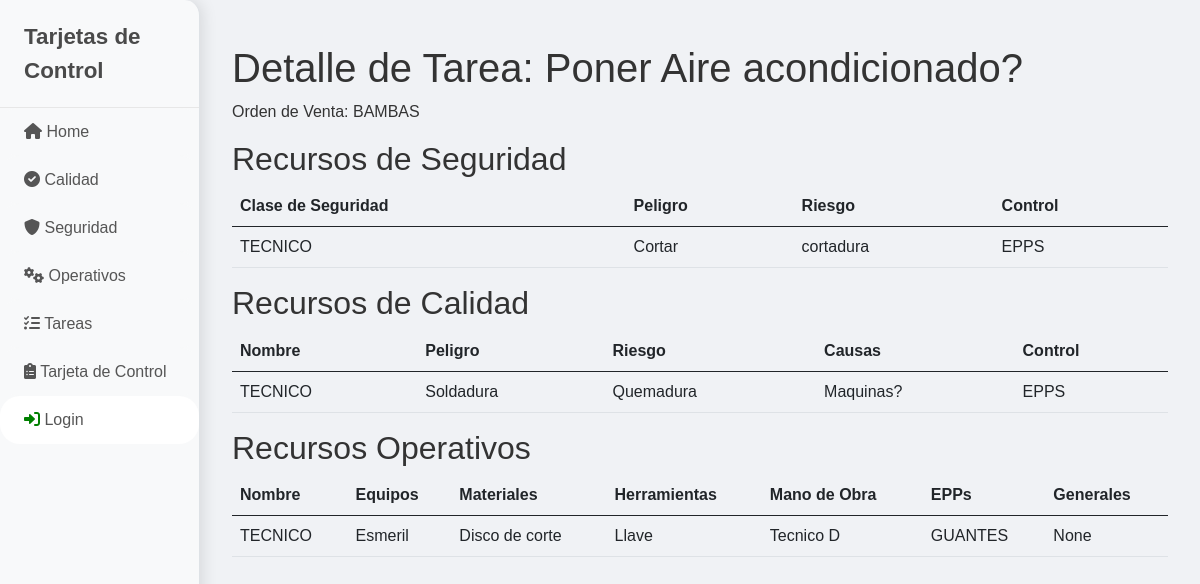
Screenshot of /tareas/tareas/1/ with the database file from the repository.
### modelos/models.py (models this page shows, shortened)
class Tarea(models.Model):
    verbo = models.CharField(max_length=100)
    objeto = models.CharField(max_length=100)
    orden_de_venta = models.CharField(max_length=100, null=True, blank=True)
    recurso_seguridad = models.ManyToManyField(RecursoSeguridad, related_name='tareas', blank=True)
    recurso_calidad = models.ManyToManyField(RecursoCalidad, related_name='tareas', blank=True)
    recurso_operativo = models.ManyToManyField(RecursoOperativo, related_name='tareas', blank=True)

class RecursoSeguridad(models.Model):
    clase_seguridad = models.CharField(max_length=100, blank=True, null=True)
    seguridad_peligro = models.CharField(max_length=100, blank=True, null=True)
    seguridad_riesgo = models.CharField(max_length=100, blank=True, null=True)
    seguridad_control = models.CharField(max_length=100, blank=True, null=True)

class RecursoCalidad(models.Model):
    nombre = models.CharField(max_length=100, blank=True, null=True)
    calidad_peligro = models.CharField(max_length=100, blank=True, null=True)
    calidad_riesgo = models.CharField(max_length=100, blank=True, null=True)
    calidad_causas = models.CharField(max_length=100, blank=True, null=True)
    calidad_control = models.CharField(max_length=100, blank=True, null=True)

class RecursoOperativo(models.Model):
    nombre = models.CharField(max_length=100, blank=True, null=True)
    operativo_equipos = models.CharField(max_length=100, blank=True, null=True)
    operativo_materiales = models.CharField(max_length=100, blank=True, null=True)
    operativo_herramientas = models.CharField(max_length=100, blank=True, null=True)
    operativo_manodeobra = models.CharField(max_length=100, blank=True, null=True)
    operativo_epps = models.CharField(max_length=100, blank=True, null=True)
    operativo_generales = models.CharField(max_length=100, blank=True, null=True)

### tareas/views.py (the view)
# urls.py: path('tareas/<int:tarea_id>/', views.detalle_tarea, name='detalle_tarea'),
def detalle_tarea(request, tarea_id):
    tarea = get_object_or_404(Tarea, id=tarea_id)
    return render(request, 'detalle_tarea.html', {'tarea': tarea})

### tareas/templates/detalle_tarea.html (shortened to what this page needs)
{% extends 'base.html' %}
{% block content %}
<div class="container my-4">
    <h1>Detalle de Tarea: {{ tarea.verbo }} {{ tarea.objeto }}</h1>
    <p>Orden de Venta: {{ tarea.orden_de_venta }}</p>
    <h2>Recursos de Seguridad</h2>
    {% if tarea.recurso_seguridad.all %}
    <table class="table">
        <thead>
            <tr>
                <th>Clase de Seguridad</th>
                <th>Peligro</th>
                <th>Riesgo</th>
                <th>Control</th>
            </tr>
        </thead>
        <tbody>
            {% for recurso in tarea.recurso_seguridad.all %}
            <tr>
                <td>{{ recurso.clase_seguridad }}</td>
                <td>{{ recurso.seguridad_peligro }}</td>
                <td>{{ recurso.seguridad_riesgo }}</td>
                <td>{{ recurso.seguridad_control }}</td>
            </tr>
            {% endfor %}
        </tbody>
    </table>
    {% else %}
    <p>No hay recursos de seguridad asociados.</p>
    {% endif %}
    <h2>Recursos de Calidad</h2>
    {% if tarea.recurso_calidad.all %}
    <table class="table">
        <thead>
            <tr>
                <th>Nombre</th>
                <th>Peligro</th>
                <th>Riesgo</th>
                <th>Causas</th>
                <th>Control</th>
            </tr>
        </thead>
        <tbody>
            {% for recurso in tarea.recurso_calidad.all %}
            <tr>
                <td>{{ recurso.nombre }}</td>
                <td>{{ recurso.calidad_peligro }}</td>
                <td>{{ recurso.calidad_riesgo }}</td>
                <td>{{ recurso.calidad_causas }}</td>
                <td>{{ recurso.calidad_control }}</td>
            </tr>
            {% endfor %}
        </tbody>
    </table>
    {% else %}
    <p>No hay recursos de calidad asociados.</p>
    {% endif %}
    <h2>Recursos Operativos</h2>
    {% if tarea.recurso_operativo.all %}
    <table class="table">
        <thead>
            <tr>
                <th>Nombre</th>
                <th>Equipos</th>
                <th>Materiales</th>
                <th>Herramientas</th>
                <th>Mano de Obra</th>
                <th>EPPs</th>
                <th>Generales</th>
            </tr>
        </thead>
        <tbody>
            {% for recurso in tarea.recurso_operativo.all %}
            <tr>
                <td>{{ recurso.nombre }}</td>
                <td>{{ recurso.operativo_equipos }}</td>
                <td>{{ recurso.operativo_materiales }}</td>
                <td>{{ recurso.operativo_herramientas }}</td>
                <td>{{ recurso.operativo_manodeobra }}</td>
                <td>{{ recurso.operativo_epps }}</td>
                <td>{{ recurso.operativo_generales }}</td>
            </tr>
            {% endfor %}
        </tbody>
    </table>
    {% else %}
    <p>No hay recursos operativos asociados.</p>
    {% endif %}
</div>
{% endblock %}

### core/templates/base.html (style rules this page uses)
body { font-family: 'Arial', sans-serif; background-color: #f0f2f5; color: #333; }

### rows the page displays
Tarea: verbo "Poner", objeto "Aire acondicionado?", orden_de_venta "BAMBAS"
RecursoSeguridad: clase_seguridad "TECNICO", seguridad_peligro "Cortar", seguridad_riesgo "cortadura", seguridad_control "EPPS"
RecursoCalidad: nombre "TECNICO", calidad_peligro "Soldadura", calidad_riesgo "Quemadura", calidad_causas "Maquinas?", calidad_control "EPPS"
RecursoOperativo: nombre "TECNICO", operativo_equipos "Esmeril", operativo_materiales "Disco de corte", operativo_herramientas "Llave", operativo_manodeobra "Tecnico D", operativo_epps "GUANTES", operativo_generales "None"
